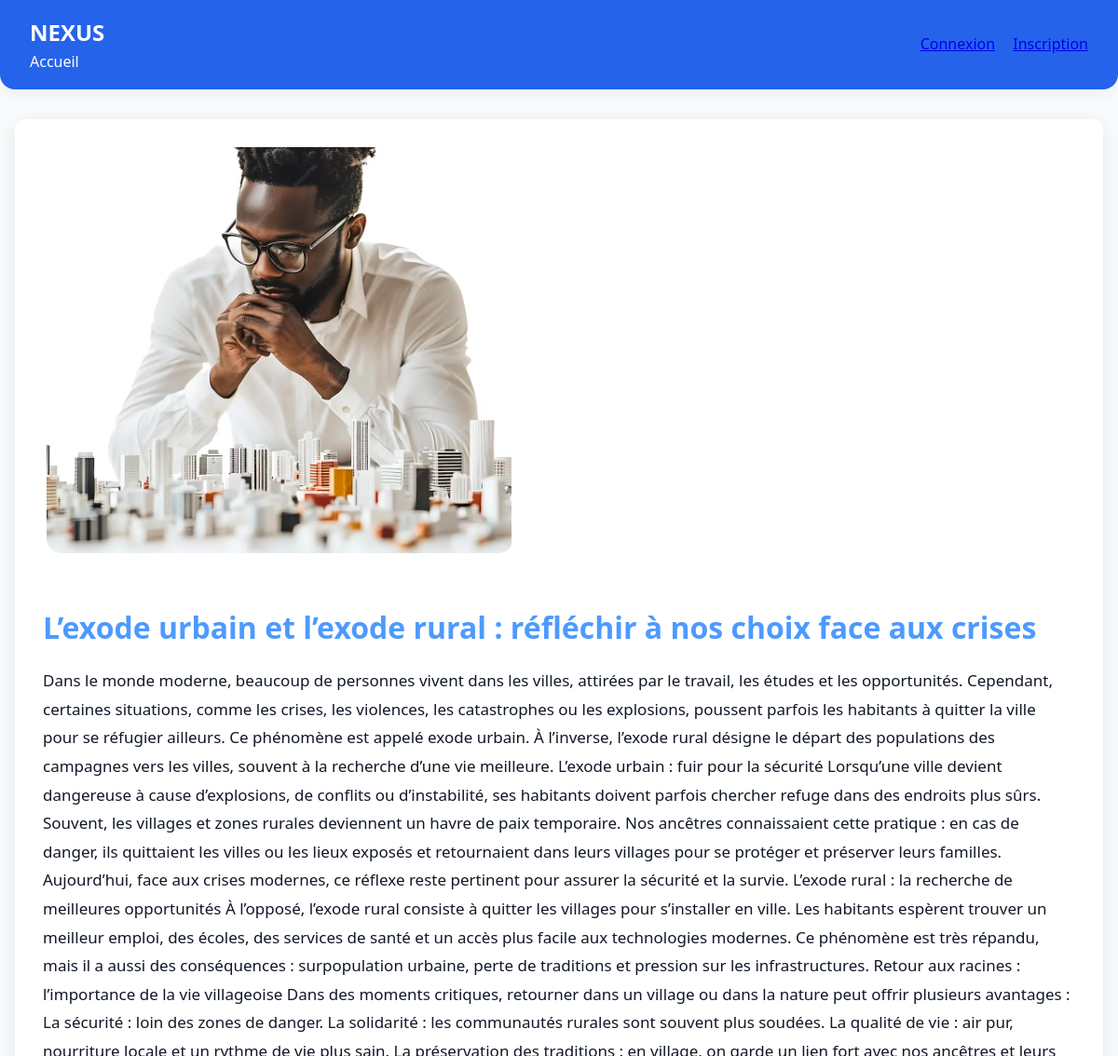
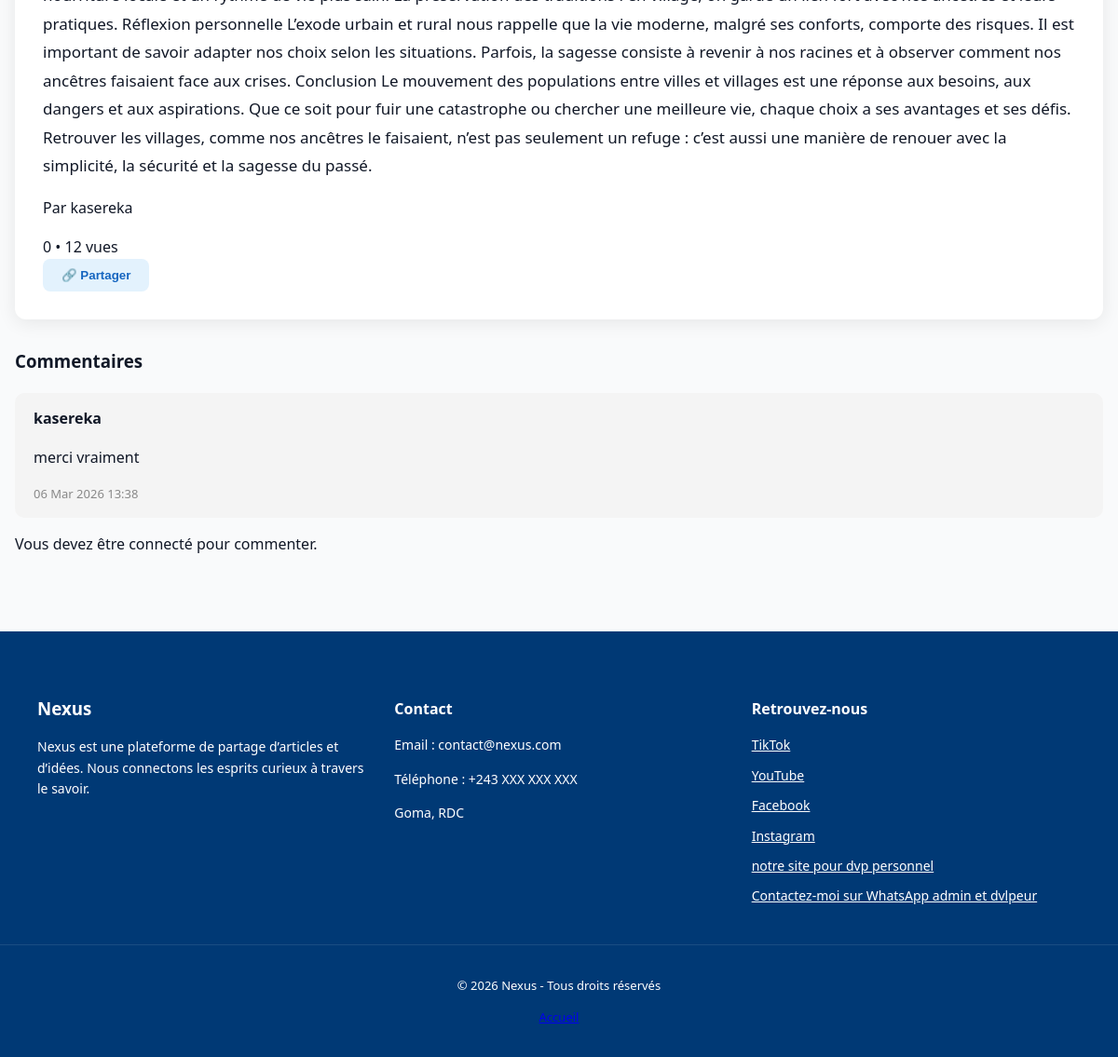
The app's page /article/9/ with its own data (2 pictures, top to bottom).
### utilisateur/models.py (models this page shows, shortened)
class Article(models.Model):
    titre = models.CharField(max_length=200)
    contenu = models.TextField()
    auteur = models.ForeignKey(User, on_delete=models.CASCADE)
    date_creation = models.DateTimeField(default=timezone.now)
    image = models.ImageField(upload_to='articles/', null=True, blank=True)
    tags = models.ManyToManyField(Tag, related_name="articles", blank=True)
    vues = models.PositiveIntegerField(default=0)
    likes = models.ManyToManyField(
        settings.AUTH_USER_MODEL,
        related_name="articles_likes",
        blank=True
    )
    def total_likes(self):
        return self.likes.count()

class Commentaire(models.Model):
    article = models.ForeignKey(
        Article,
        on_delete=models.CASCADE,
        related_name="commentaires"
    )
    auteur = models.ForeignKey(
        settings.AUTH_USER_MODEL,
        on_delete=models.CASCADE
    )
    contenu = models.TextField()
    date = models.DateTimeField(auto_now_add=True)

### utilisateur/views.py (the view, shortened to what this page needs)
# urls.py: path('article/<int:id>/', views.article_detail, name='article_detail'),
def article_detail(request, id):
    article = get_object_or_404(Article, id=id)
    article.vues += 1
    article.save()
    return render(request, "utilisateur/article_detail.html", {"article": article})

### utilisateur/templates/utilisateur/article_detail.html (shortened to what this page needs)
{% extends 'base.html' %}
{% load static %}
{% block extra_css %}
<link rel="stylesheet" href="{% static 'css/article_detail.css' %}">
{% endblock %}
{% block content %}
<div class="article-detail">
    <div class="article-card">
        {% if article.image %}
            <img src="{{ article.image.url }}" alt="{{ article.titre }}" style="max-width:100%; border-radius:12px; margin-bottom:15px;">
        {% endif %}
        <h1 class="article-title">{{ article.titre }}</h1>
        <p class="article-content">{{ article.contenu }}</p>
        <p class="article-author">Par {{ article.auteur.username }}</p>
        <div class="article-meta">
            <span id="like-count-{{ article.id }}">{{ article.total_likes }}</span>
            <span>• {{ article.vues }} vues</span>
        </div>
        <button id="share-btn" onclick="navigator.share ? navigator.share({title: '{{ article.titre }}', url: window.location.href}) : alert('Partage non supporté')">
            🔗 Partager
        </button>
    </div>
    <div class="comments-section">
        <h3>Commentaires</h3>
        {% for commentaire in article.commentaires.all %}
            <div class="comment">
                <strong>{{ commentaire.auteur }}</strong>
                <p>{{ commentaire.contenu }}</p>
                <small>{{ commentaire.date|date:"d M Y H:i" }}</small>
            </div>
        {% empty %}
            <p class="no-comment">Aucun commentaire pour le moment.</p>
        {% endfor %}
        {% if user.is_authenticated %}
            <div class="comment-form">
                <h3>Ajouter un commentaire</h3>
                <form method="post">
                    {% csrf_token %}
                    {{ form.as_p }}
                    <button type="submit">Commenter</button>
                </form>
            </div>
        {% else %}
            <p>Vous devez être connecté pour commenter.</p>
        {% endif %}
    </div>
</div>
{% endblock %}

### static/css/navbar.css (style rules this page uses)
body, .navbar, .footer, .container, .settings-menu { transition: background 0.3s ease, color 0.3s ease, border 0.3s ease, box-shadow 0.3s ease; }

### static/css/base.css (style rules this page uses)
body { font-family: "Segoe UI", Roboto, sans-serif; margin: 0; background-color: #f9fafb; color: #111827; line-height: 1.6; transition: background 0.3s ease, color 0.3s ease; }

### static/css/article_detail.css (style rules this page uses)
.article-detail { animation: fadeIn 1s ease; }
.article-card { background: #fff; padding: 30px; border-radius: 12px; box-shadow: 0 4px 20px rgba(0,0,0,0.08); margin-bottom: 30px; transition: 0.3s; }
.article-title { color: #4d9aff; margin-bottom: 15px; }
.article-content { font-size: 17px; line-height: 1.8; }
.comments-section .comment { background: #f4f4f4; padding: 15px 20px; border-radius: 10px; margin-bottom: 15px; position: relative; transition: 0.3s; }
.comments-section .comment small { display: block; color: #888; margin-top: 5px; font-size: 13px; }
#share-btn { background-color: #e3f2fd; color: #1565c0; border: none; padding: 10px 20px; border-radius: 8px; font-weight: bold; cursor: pointer; transition: 0.3s; }

### records on screen
Article: image (picture), titre "L’exode urbain et l’exode rural : réfléchir à nos choix face aux crises", contenu "Dans le monde moderne, beaucoup de personnes vivent dans les villes, attirées par le travail, les études et les opportunités. Cependant, certaines situations, comme les crises, les violences, les catastrophes ou les explosions, poussent parfois les habitants à quitter la ville pour se réfugier ailleurs. Ce phénomène est appelé exode urbain. À l’inverse, l’exode rural désigne le départ des populations des campagnes vers les villes, souvent à la recherche d’une vie meilleure. L’exode urbain : fuir pour la sécurité Lorsqu’une ville devient dangereuse à cause d’explosions, de conflits ou d’instabilité, ses habitants doivent parfois chercher refuge dans des endroits plus sûrs. Souvent, les…", auteur.username "kasereka", total_likes "0", vues "12"
Commentaire: auteur "kasereka", contenu "merci vraiment", date "06 Mar 2026 13:38"
